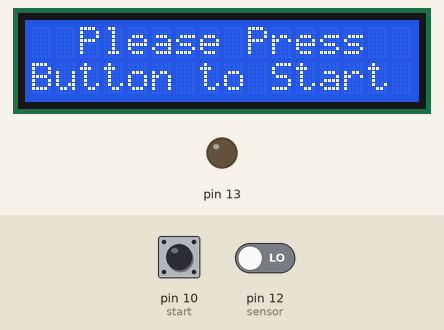
This sketch was run on a simulated Arduino Uno, built with avr-gcc and run on an emulated ATmega328P. On the bench: 16×2 character LCD, output pins drawn as LEDs (lit = HIGH). The inputs (shaded band) are chosen by the test bench; at power-on: pin 10 (start) HIGH, pin 12 (sensor) LOW.

Above: at 3.2 s.
3.3 s: pin 10 (start) pulled LOW for 0.15 s
At 4.6 s:
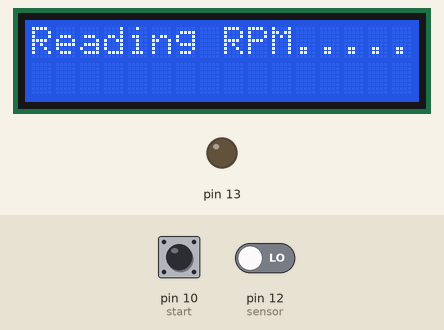
6.4 s: pin 12 (sensor) driven HIGH
7.9 s: pin 12 (sensor) driven LOW
At 9.9 s:
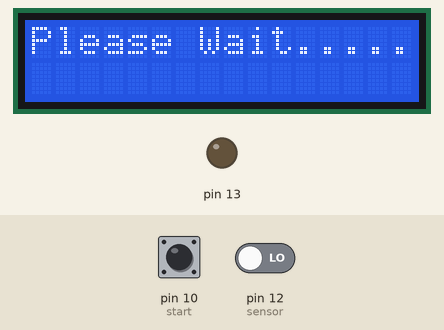
At 12.7 s:
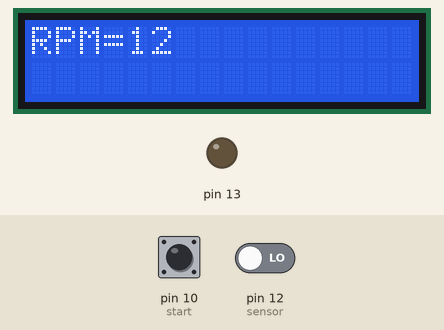
Timing chart, 0 to 14.2 s (numbered marks = the images above; inputs shaded):
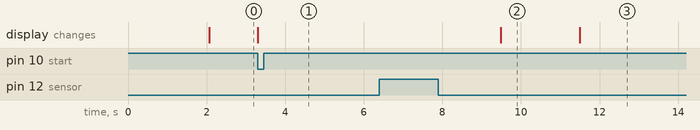

Measured:
- after the input at 3.3 s, the display: changes at once (image 1)
- after the input at 6.4 s, every drawn part: stays the same
- after the input at 7.9 s, the display: changes after 1.6 s (image 2)
- what the display in image 2 shows lasts 2.0 s, from 9.5 s to 11.5 s

The sketch:

arduino_TachoMeter.ino
```cpp
#include <LiquidCrystal.h>
LiquidCrystal lcd(7, 6, 5, 4, 3, 2);
#define sensor 12
#define start 10
int delay1()
{
  //unsigned int long k;
    int i,j;
    unsigned int count=0;
    for(i=0;i<1000;i++)
    {
      for(j=0;j<1227;j++)
      {
       if(digitalRead(sensor))
       {
         count++;
         while(digitalRead(sensor));
       }
    }
  }
    return count;
}
void setup()
{
  pinMode(sensor, INPUT);
  pinMode(start, INPUT);
  pinMode(13, OUTPUT);
  lcd.begin(16, 2);
  lcd.setCursor(3,0);
  lcd.print("Digital");
  lcd.setCursor(2,1);
  lcd.print("Techometer");
  delay(2000);
  digitalWrite(start, HIGH);
}
void loop()
{
     unsigned int time=0,RPM=0;
     lcd.clear();
     lcd.print("  Please Press  ");
     lcd.setCursor(0,1);
     lcd.print("Button to Start ");
     while(digitalRead(start));
     lcd.clear();
     lcd.print("Reading RPM.....");
     time=delay1();
     lcd.clear();
     lcd.print("Please Wait.....");
     RPM=(time*12);//if you MEASURE  FAN speed then
     //RPM=(time*12)/3;
     delay(2000);
     lcd.clear();
     lcd.print("RPM=");
     lcd.print(RPM);
     delay(5000);
}
```
